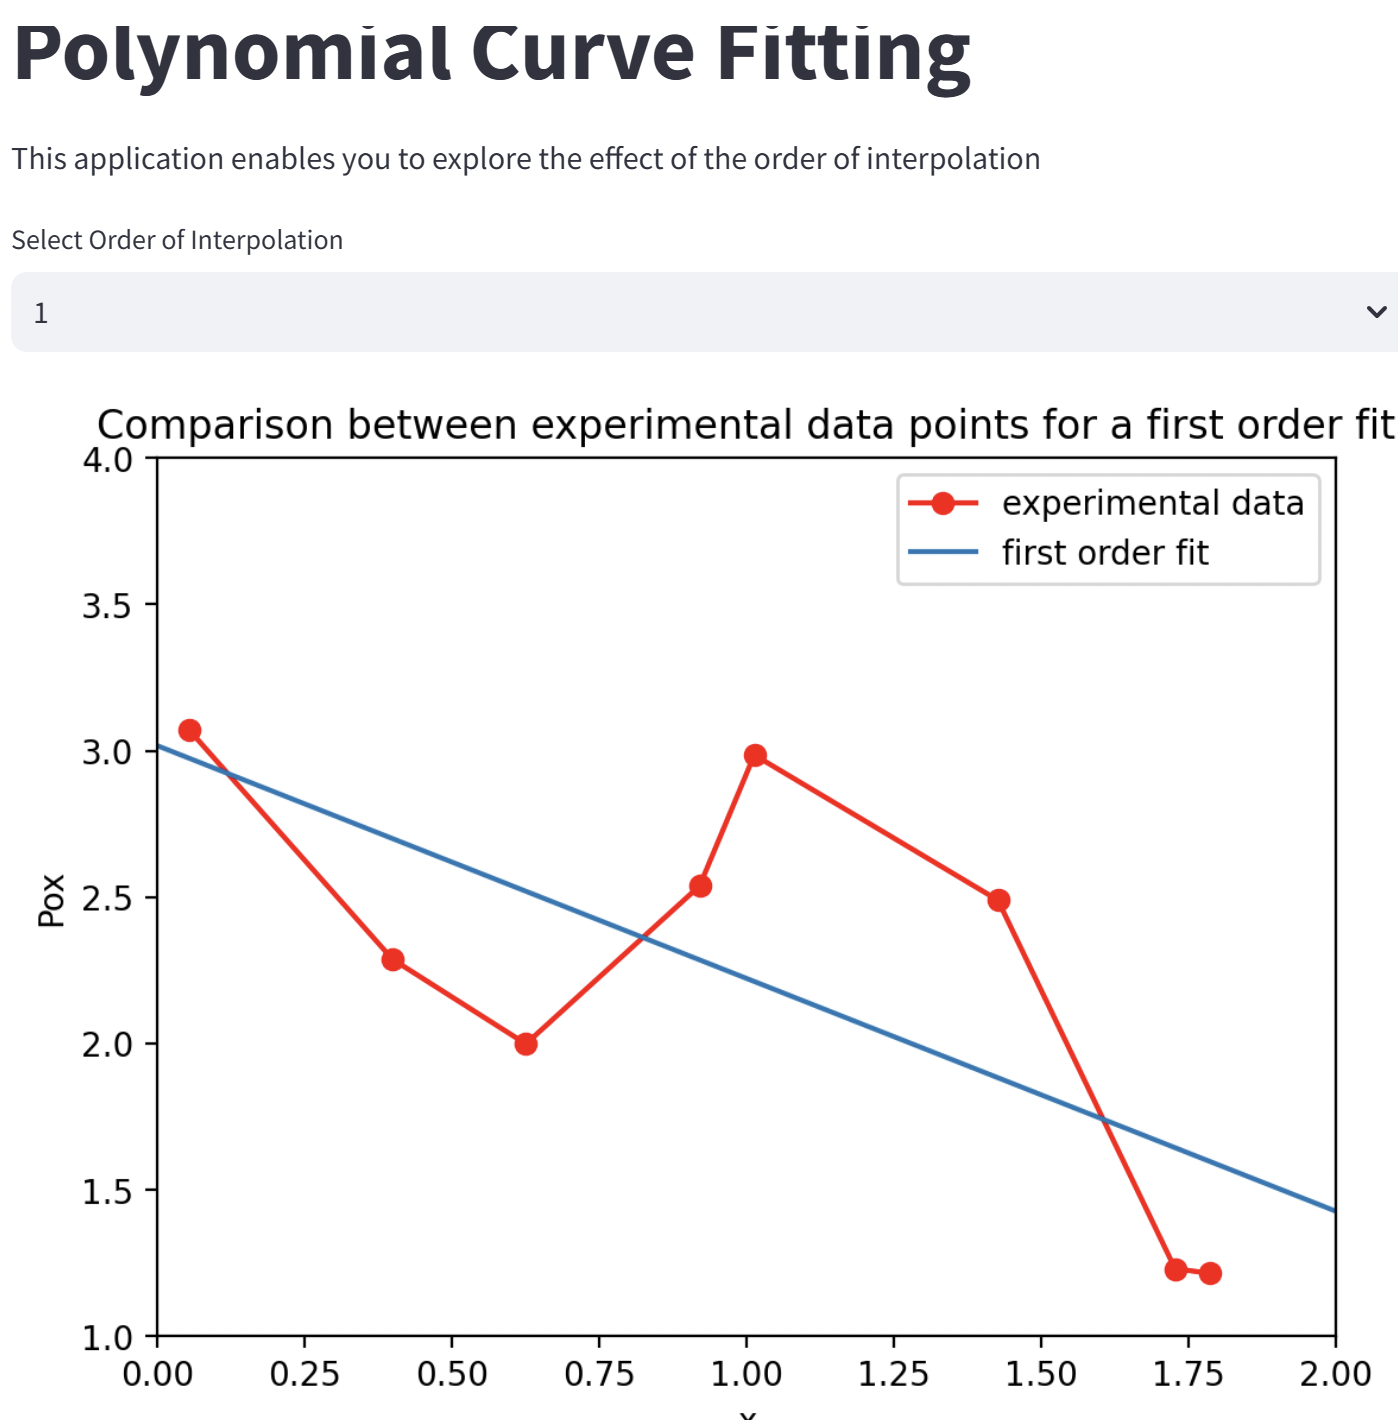

The Python source for this figure:
# v1st_curvefitting.py
import numpy as np
import streamlit as st
import matplotlib.pyplot as plt
import time
from mpl_toolkits.mplot3d import Axes3D
from matplotlib import cm
from matplotlib.backends.backend_tkagg import FigureCanvasTkAgg
from matplotlib.backends.backend_tkagg import NavigationToolbar2Tk
from matplotlib.ticker import LinearLocator, FormatStrFormatter
from matplotlib.figure import Figure

##############################################################################
# Functions
##############################################################################
# Create function to carry out curve fitting
def fitting(xpts,ypts,x,order):
    p = np.polyfit(xpts,ypts,order)
    p_poly = np.poly1d(p)
    y_fit = p_poly(x)
    
    return y_fit

# read data to be used in plotting
def read_data():
    
    data = dict()
    
    builddata = open('build.txt','r').readlines()
    xpts = []
    ypts = []
    for line in builddata:
        xpts.append(float(line.split()[0]))
        ypts.append(float(line.split()[1]))    
    data['xpts']=xpts
    data['ypts']=ypts
    
    N = 101
    x = np.linspace(0,2,N)
    data['x']=x
    
    st.session_state.xpts = xpts
    st.session_state.ypts = ypts
    st.session_state.x = x
       
    return data

# Function to update the surrogate model plot
def update_curve_plot(data):

    # set data from dictionary
    xpts=st.session_state.xpts; ypts=st.session_state.ypts
    x=st.session_state.x; npoly=st.session_state.order
    orderlabel = ''
    if (npoly == 1):
        orderlabel='first order fit'
    elif (npoly == 2):
        orderlabel='second order fit'
    elif (npoly == 3):
        orderlabel='third order fit'
    elif (npoly == 4):
        orderlabel='fourth order fit'
    elif (npoly == 5):
        orderlabel='fifth order fit'
    elif (npoly == 6):
        orderlabel='sixth order fit'
        
    # Get the current axis
    plt.figure()
    plt.xlabel('x')
    plt.ylabel('Pox')
    titlestr='Comparison between experimental data points for a '+orderlabel
    plt.title(titlestr)
    plt.plot(xpts,ypts,marker='o',c='r')
    plt.plot(x,fitting(xpts,ypts,x,npoly))
    plt.xlim([0,2])
    plt.ylim([1,4])
    plt.legend(['experimental data',orderlabel])    
    
    return plt

####################
# Msin Streamlit commands
####################
# Streamlit commands
st.title("Polynomial Curve Fitting")
st.write("This application enables you to explore the effect of the order of interpolation")
# read full ddataset
data = read_data()
orders = [1,2,3,4,5,6]

selected_order = st.selectbox('Select Order of Interpolation',orders)
if 'order' not in st.session_state:
    st.session_state.order = 1
    time.sleep(0.1)
else:
    st.session_state.order = selected_order

figplt = update_curve_plot(data)
st.pyplot(figplt)
